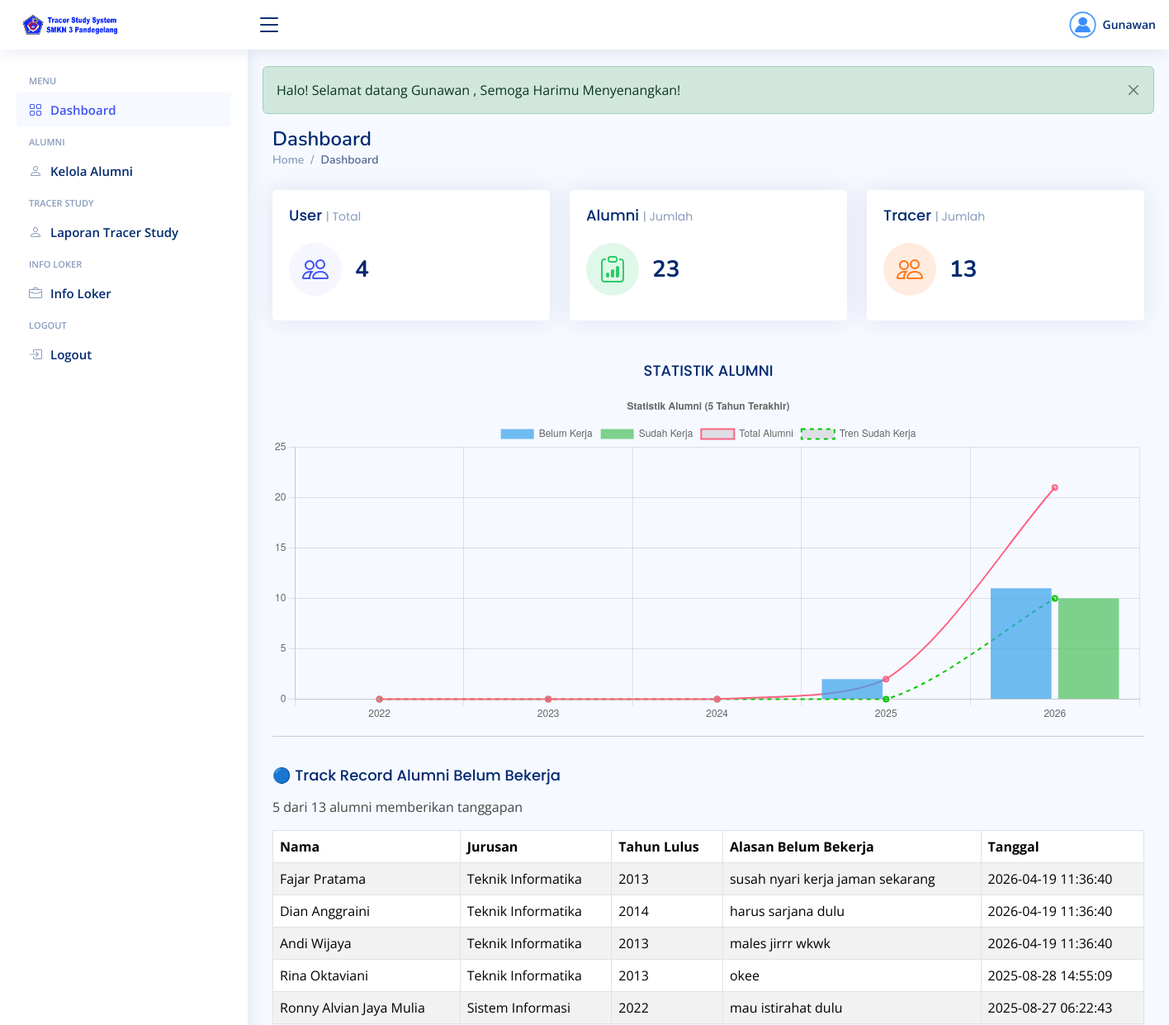
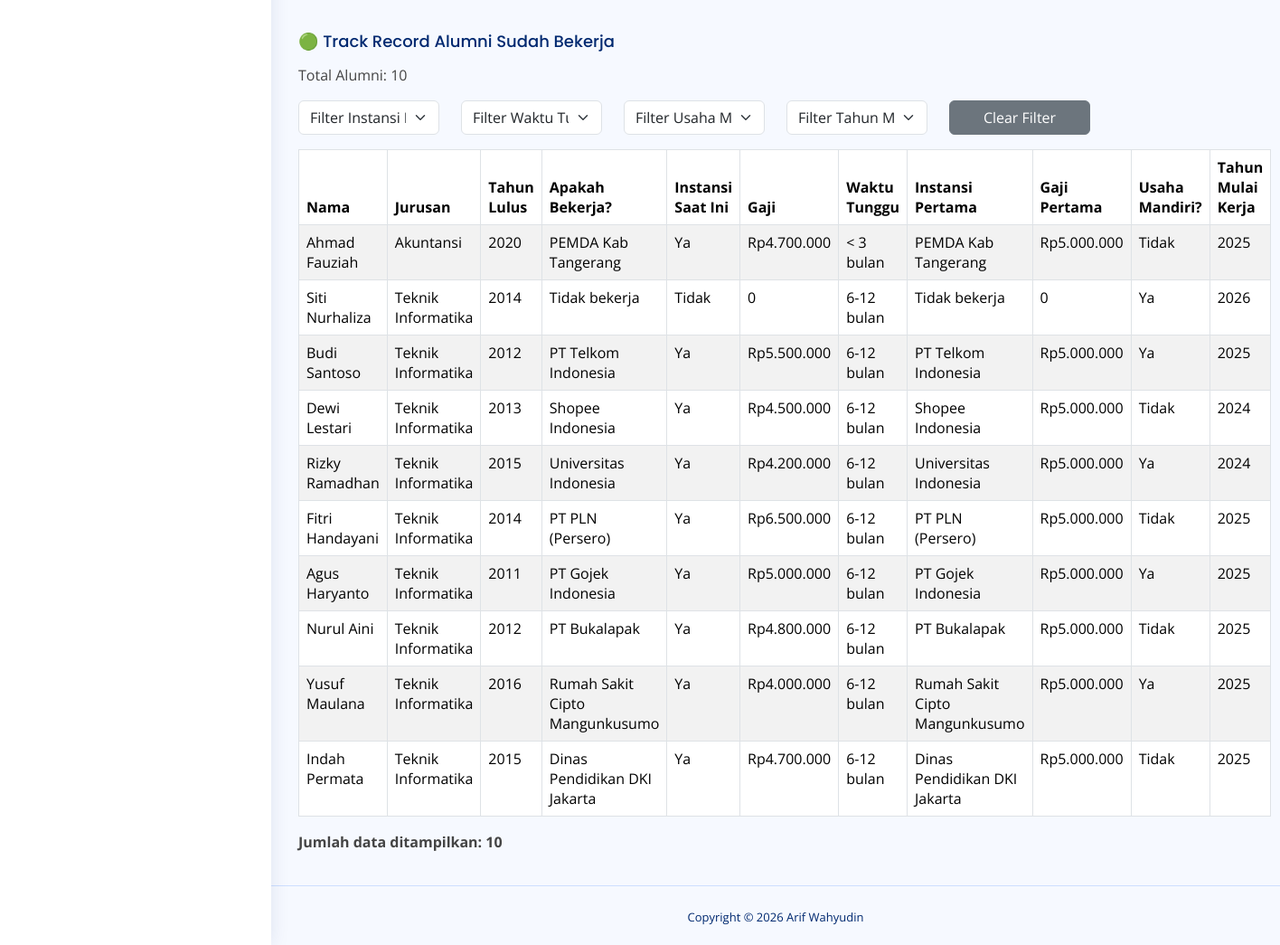
The app's page /admin/dashboard/?menu=dashboard (signed in) with its own data (2 pictures, top to bottom).
### tables this page shows
CREATE TABLE `user` (
  `id_user` int NOT NULL AUTO_INCREMENT,
  `username` varchar(50) NOT NULL,
  `nama` varchar(100) DEFAULT NULL,
  `jabatan` varchar(100) DEFAULT NULL,
  `level` varchar(100) DEFAULT NULL,
  `email` varchar(100) NOT NULL,
  `password` varchar(255) NOT NULL,
  `foto_profil` varchar(100) DEFAULT NULL,
  `created_at` timestamp NOT NULL DEFAULT CURRENT_TIMESTAMP,
  `updated_at` timestamp NOT NULL DEFAULT CURRENT_TIMESTAMP ON UPDATE CURRENT_TIMESTAMP,
  PRIMARY KEY (`id_user`),
  UNIQUE KEY `username` (`username`),
  UNIQUE KEY `email` (`email`)
);

CREATE TABLE `alumni` (
  `id_alumni` int NOT NULL AUTO_INCREMENT,
  `nisn` varchar(50) NOT NULL,
  `nama_lengkap` varchar(100) DEFAULT NULL,
  `tempat_lahir` varchar(100) DEFAULT NULL,
  `tgl_lahir` date DEFAULT NULL,
  `tahun_lulus` int DEFAULT NULL,
  `jurusan` varchar(50) NOT NULL,
  `alamat` varchar(100) DEFAULT NULL,
  `no_hp` varchar(100) DEFAULT NULL,
  `email` varchar(100) NOT NULL,
  `password` varchar(255) NOT NULL,
  `foto_alumni` varchar(100) NOT NULL,
  `created_at` timestamp NOT NULL DEFAULT CURRENT_TIMESTAMP,
  `updated_at` timestamp NOT NULL DEFAULT CURRENT_TIMESTAMP ON UPDATE CURRENT_TIMESTAMP,
  `work` tinyint(1) DEFAULT '0',
  `reason` text,
  PRIMARY KEY (`id_alumni`),
  UNIQUE KEY `NISN` (`nisn`),
  UNIQUE KEY `email` (`email`)
);

CREATE TABLE `tracer` (
  `id_tracer` int NOT NULL AUTO_INCREMENT,
  `id_alumni` int DEFAULT NULL,
  `nama_instansi` varchar(100) DEFAULT NULL,
  `alamat_instansi` varchar(250) DEFAULT NULL,
  `sedang_bekerja` enum('Ya','Tidak') DEFAULT NULL,
  `nilai_gaji` varchar(100) DEFAULT NULL,
  `waktu_tunggu_kerja` varchar(100) DEFAULT NULL,
  `instansi_pertama` text,
  `gaji_pertama_manual` text,
  `usaha_mandiri` enum('Ya','Tidak') DEFAULT NULL,
  `created_at` timestamp NOT NULL DEFAULT CURRENT_TIMESTAMP,
  `updated_at` timestamp NOT NULL DEFAULT CURRENT_TIMESTAMP ON UPDATE CURRENT_TIMESTAMP,
  PRIMARY KEY (`id_tracer`),
  KEY `fk_tracer_alumni` (`id_alumni`),
  CONSTRAINT `fk_tracer_alumni` FOREIGN KEY (`id_alumni`) REFERENCES `alumni` (`id_alumni`)
);

### db/db_koneksi.php (called while the page is built, shortened)
<?php
class db_koneksi
{
    private $koneksi;
    function __construct()
    {
        $server = 'localhost';
        $username = 'root';
        $password = 'Yusnar12345*';
        $database = 'tracer_study';
        $this->koneksi = new mysqli($server, $username, $password, $database);
    }
    function select_user($id)
    {
        $stmt = $this->koneksi->prepare("SELECT * FROM user WHERE id_user = ?");
        $stmt->bind_param("i", $id);
        $stmt->execute();
        $result = $stmt->get_result();
        return $result->fetch_assoc();
    }
    function total_user()
    {
        $stmt = $this->koneksi->prepare("SELECT COUNT(*) AS total FROM user");
        $stmt->execute();
        $result = $stmt->get_result();
        $row = $result->fetch_assoc();
        return $row['total'];
    }
    function total_alumni()
    {
        $stmt = $this->koneksi->prepare("SELECT COUNT(*) AS total FROM alumni");
        $stmt->execute();
        $result = $stmt->get_result();
        $row = $result->fetch_assoc();
        return $row['total'];
    }
    function get_data_alumni()
    {
        $stmt = $this->koneksi->prepare("SELECT * FROM alumni");
        $stmt->execute();
        $result = $stmt->get_result();
        return $result;
    }
    function total_tracer()
    {
        $stmt = $this->koneksi->prepare("SELECT COUNT(*) AS total FROM tracer");
        $stmt->execute();
        $result = $stmt->get_result();
        $row = $result->fetch_assoc();
        return $row['total'];
    }
    function get_data_alumni_no_work()
    {
        $stmt = $this->koneksi->prepare("SELECT * FROM alumni WHERE work = FALSE");
        $stmt->execute();
        $result = $stmt->get_result();
        return $result;
    }
    function get_data_tracer_with_alumni()
    {
        $stmt = $this->koneksi->prepare("
            SELECT
                t.*,
                a.nama_lengkap AS nama_alumni,
                a.jurusan,
                a.tahun_lulus
            FROM tracer t
            JOIN alumni a ON a.id_alumni = t.id_alumni
            JOIN (
                SELECT id_alumni, MAX(created_at) AS last_created
                FROM tracer
                GROUP BY id_alumni
            ) latest ON latest.id_alumni = t.id_alumni AND latest.last_created = t.created_at
            ORDER BY t.id_alumni ASC
       ");
        $stmt->execute();
        $result = $stmt->get_result();
        return $result;
    }
}

### admin/dashboard/dashboard.php (the view, shortened to what this page needs)
<?php
if (isset($_SESSION['sukses'])) {
  ?>
  <div class="alert alert-success alert-dismissible fade show" role="alert">
    <?= $_SESSION['sukses'] ?>
    <button type="button" class="btn-close" data-bs-dismiss="alert" aria-label="Close"></button>
  </div>
  <?php
}
?>
<div class="pagetitle">
  <h1>Dashboard</h1>
  <nav>
    <ol class="breadcrumb">
      <li class="breadcrumb-item"><a href="index.html">Home</a></li>
      <li class="breadcrumb-item active">Dashboard</li>
    </ol>
  </nav>
</div>
<div class="col-lg-12">
  <div class="row">
    <div class="col-xxl-4 col-md-6">
      <div class="card info-card sales-card">
        <div class="card-body">
          <h5 class="card-title">User <span>| Total</span></h5>
          <div class="d-flex align-items-center">
            <div class="card-icon rounded-circle d-flex align-items-center justify-content-center">
              <i class="bi bi-people"></i>
            </div>
            <div class="ps-3">
              <h6><?= $con->total_user() ?></h6>
            </div>
          </div>
        </div>
      </div>
    </div>
    <div class="col-xxl-4 col-md-6">
      <div class="card info-card revenue-card">
        <div class="card-body">
          <h5 class="card-title">Alumni <span>| Jumlah</span></h5>
          <div class="d-flex align-items-center">
            <div class="card-icon rounded-circle d-flex align-items-center justify-content-center">
              <i class="bi bi-clipboard-data"></i>
            </div>
            <div class="ps-3">
              <h6><?= $con->total_alumni() ?></h6>
            </div>
          </div>
        </div>
      </div>
    </div>
    <div class="col-xxl-4 col-md-6">
      <div class="card info-card customers-card">
        <div class="card-body">
          <h5 class="card-title">Tracer <span>| Jumlah</span></h5>
          <div class="d-flex align-items-center">
            <div class="card-icon rounded-circle d-flex align-items-center justify-content-center">
              <i class="bi bi-people"></i>
            </div>
            <div class="ps-3">
              <h6><?= $con->total_tracer() ?></h6>
            </div>
          </div>
        </div>
      </div>
    </div>
  </div>
<h5 class="card-title text-center mb-0">STATISTIK ALUMNI</h5>
<canvas id="alumniChart" style="max-height:400px;"></canvas>
<hr>
<?php
$dataAlumniBelumKerja = $con->get_data_alumni_no_work();
$totalAlumniBelumKerja = 0;
$with_reasonAlumniBelumKerja = 0;
$alumniDenganReason = [];
while ($row = $dataAlumniBelumKerja->fetch_assoc()) {
    $totalAlumniBelumKerja++;
    if (!empty($row['reason'])) {
        $with_reasonAlumniBelumKerja++;
        $alumniDenganReason[] = [
            'nama' => $row['nama_lengkap'],
            'jurusan' => $row['jurusan'],
            'tahun_lulus' => $row['tahun_lulus'],
            'reason' => htmlspecialchars($row['reason']),
            'updated_at' => $row['updated_at']
        ];
    }
}
?>
<h5 class="card-title mb-0">🔵 Track Record Alumni Belum Bekerja</h5>
<p><?php echo $with_reasonAlumniBelumKerja; ?> dari <?php echo $totalAlumniBelumKerja; ?> alumni memberikan tanggapan</p>
<?php if (!empty($alumniDenganReason)) { ?>
<table class="table table-bordered table-striped">
    <thead>
        <tr>
            <th>Nama</th>
            <th>Jurusan</th>
            <th>Tahun Lulus</th>
            <th>Alasan Belum Bekerja</th>
            <th>Tanggal</th>
        </tr>
    </thead>
    <tbody>
        <?php foreach ($alumniDenganReason as $alumni) { ?>
        <tr>
            <td><?php echo $alumni['nama']; ?></td>
            <td><?php echo $alumni['jurusan']; ?></td>
            <td><?php echo $alumni['tahun_lulus']; ?></td>
            <td><?php echo $alumni['reason']; ?></td>
            <td><?php echo $alumni['updated_at']; ?></td>
        </tr>
        <?php } ?>
    </tbody>
</table>
<?php } else { ?>
<p><i>Tidak ada tanggapan yang diberikan</i></p>
<?php } ?>
<?php
$dataAlumniBekerja = $con->get_data_tracer_with_alumni();
$totalAlumniBekerja = 0;
$alumniBekerja = [];
$alumniCurrent = 0;
while ($row = $dataAlumniBekerja->fetch_assoc()) {
    if ($row['id_alumni'] != $alumniCurrent){
      $totalAlumniBekerja++;
      $alumniCurrent = $row['id_alumni'];
    }
    $alumniBekerja[] = [
        'nama' => $row['nama_alumni'],
        'jurusan' => $row['jurusan'],
        'tahun_lulus' => $row['tahun_lulus'],
        'instansi' => $row['nama_instansi'],
        'sedang_bekerja' => $row['sedang_bekerja'],
        'nilai_gaji' => $row['nilai_gaji'],
        'waktu_tunggu' => $row['waktu_tunggu_kerja'],
        'instansi_pertama' => $row['instansi_pertama'],
        'usaha_mandiri' => $row['usaha_mandiri'],
        'gaji_pertama_manual' => $row['gaji_pertama_manual'],
        'mulai_kerja' => date('Y', strtotime($row['created_at']))
    ];
}
?>
<h5 class="card-title mb-0">🟢 Track Record Alumni Sudah Bekerja</h5>
<p>Total Alumni: <?= $totalAlumniBekerja ?></p>
<div class="row mb-3">
    <div class="col-md-2">
        <select id="filterInstansiPertama" class="form-select">
            <option value="">Filter Instansi Pertama</option>
        </select>
    </div>
    <div class="col-md-2">
        <select id="filterWaktu" class="form-select">
            <option value="">Filter Waktu Tunggu Kerja</option>
        </select>
    </div>
    <div class="col-md-2">
        <select id="filterUsaha" class="form-select">
            <option value="">Filter Usaha Mandiri</option>
        </select>
    </div>
    <div class="col-md-2">
        <select id="filterMulai" class="form-select">
            <option value="">Filter Tahun Mulai Kerja</option>
        </select>
    </div>
    <div class="col-md-2 d-flex">
        <button id="clearFilter" class="btn btn-secondary w-100">Clear Filter</button>
    </div>
</div>
<?php if (!empty($alumniBekerja)) { ?>
<table class="table table-bordered table-striped" id="alumniTable">
    <thead>
        <tr>
            <th>Nama</th>
            <th>Jurusan</th>
            <th>Tahun Lulus</th>
            <th>Apakah Bekerja?</th>
            <th>Instansi Saat Ini</th>
            <th>Gaji</th>
            <th>Waktu Tunggu</th>
            <th>Instansi Pertama</th>
            <th>Gaji Pertama</th>
            <th>Usaha Mandiri?</th>
            <th>Tahun Mulai Kerja</th>
        </tr>
    </thead>
    <tbody>
        <?php foreach ($alumniBekerja as $alumni) { ?>
        <tr>
            <td><?= htmlspecialchars($alumni['nama']); ?></td>
            <td><?= htmlspecialchars($alumni['jurusan']); ?></td>
            <td><?= htmlspecialchars($alumni['tahun_lulus']); ?></td>
            <td><?= htmlspecialchars($alumni['instansi']); ?></td>
            <td><?= htmlspecialchars($alumni['sedang_bekerja']); ?></td>
            <td><?= htmlspecialchars($alumni['nilai_gaji']); ?></td>
            <td><?= htmlspecialchars($alumni['waktu_tunggu']); ?></td>
            <td><?= htmlspecialchars($alumni['instansi_pertama']); ?></td>
            <td><?= htmlspecialchars($alumni['gaji_pertama_manual']); ?></td>
            <td><?= htmlspecialchars($alumni['usaha_mandiri']); ?></td>
            <td><?= htmlspecialchars($alumni['mulai_kerja']); ?></td>
        </tr>
        <?php } ?>
    </tbody>
</table>
<p id="countDisplay"><b>Jumlah data ditampilkan: <?= count($alumniBekerja); ?></b></p>
<?php } else { ?>
<p><i>Belum ada data alumni yang bekerja</i></p>
<?php } ?>

### admin/dashboard/layouts/header.php (shortened to what this page needs)
<?php
$id = $_SESSION['id_user'];
$data = $con->select_user($id);
?>
<header id="header" class="header fixed-top d-flex align-items-center">
  <div class="d-flex align-items-center justify-content-between">
    <a href="index.php" class="logo d-flex align-items-center">
      <span><img src="../../assets/img/logo_header.png" alt="" width="100%"> </span>
    </a>
    <i class="bi bi-list toggle-sidebar-btn"></i>
  </div>
  <nav class="header-nav ms-auto">
    <ul class="d-flex align-items-center">
      <li class="nav-item dropdown pe-3">
        <a class="nav-link nav-profile d-flex align-items-center pe-0" href="#" data-bs-toggle="dropdown">
          <?php
          if ($_SESSION['foto_profil'] == null) {
            echo '
                        <img src="../../assets/img/users/default.png" alt="Foto-Profile" class="rounded-circle">
                        <span class="ms-1 d-none d-md-inline-block">
                            ' . ucfirst($_SESSION['username']) . '<i class="mdi mdi-chevron-down"></i>
                        </span>';
          } else {
            echo '
                      <img src="../../assets/img/users/' . $data['foto_profil'] . '" alt="Foto-Profile" class="rounded-circle">
                      <span class="ms-1 d-none d-md-inline-block">
                          ' . ucfirst($_SESSION['username']) . '<i class="mdi mdi-chevron-down"></i>
                      </span>';
          }
          ?>
        </a>
      </li>
    </ul>
  </nav>
</header>

### records on screen
user: foto_profil (placeholder picture)
alumni: nama_lengkap "Fajar Pratama", jurusan "Teknik Informatika", tahun_lulus "2013", reason "susah nyari kerja jaman sekarang", updated_at "2026-04-19 11:36:40"
alumni: nama_lengkap "Dian Anggraini", jurusan "Teknik Informatika", tahun_lulus "2014", reason "harus sarjana dulu", updated_at "2026-04-19 11:36:40"
alumni: nama_lengkap "Andi Wijaya", jurusan "Teknik Informatika", tahun_lulus "2013", reason "males jirrr wkwk", updated_at "2026-04-19 11:36:40"
alumni: nama_lengkap "Rina Oktaviani", jurusan "Teknik Informatika", tahun_lulus "2013", reason "okee", updated_at "2025-08-28 14:55:09"
alumni: nama_lengkap "Ronny Alvian Jaya Mulia", jurusan "Sistem Informasi", tahun_lulus "2022", reason "mau istirahat dulu", updated_at "2025-08-27 06:22:43"
tracer: id_alumni.nama_lengkap "Ahmad Fauziah", id_alumni.jurusan "Akuntansi", id_alumni.tahun_lulus "2020", instansi "PEMDA Kab Tangerang", sedang_bekerja "Ya", nilai_gaji "Rp4.700.000", waktu_tunggu_kerja "< 3 bulan", instansi_pertama "PEMDA Kab Tangerang", gaji_pertama_manual "Rp5.000.000", usaha_mandiri "Tidak", mulai_kerja "2025"
tracer: id_alumni.nama_lengkap "Siti Nurhaliza", id_alumni.jurusan "Teknik Informatika", id_alumni.tahun_lulus "2014", instansi "Tidak bekerja", sedang_bekerja "Tidak", nilai_gaji "0", waktu_tunggu_kerja "6-12 bulan", instansi_pertama "Tidak bekerja", gaji_pertama_manual "0", usaha_mandiri "Ya", mulai_kerja "2026"
tracer: id_alumni.nama_lengkap "Budi Santoso", id_alumni.jurusan "Teknik Informatika", id_alumni.tahun_lulus "2012", instansi "PT Telkom Indonesia", sedang_bekerja "Ya", nilai_gaji "Rp5.500.000", waktu_tunggu_kerja "6-12 bulan", instansi_pertama "PT Telkom Indonesia", gaji_pertama_manual "Rp5.000.000", usaha_mandiri "Ya", mulai_kerja "2025"
tracer: id_alumni.nama_lengkap "Dewi Lestari", id_alumni.jurusan "Teknik Informatika", id_alumni.tahun_lulus "2013", instansi "Shopee Indonesia", sedang_bekerja "Ya", nilai_gaji "Rp4.500.000", waktu_tunggu_kerja "6-12 bulan", instansi_pertama "Shopee Indonesia", gaji_pertama_manual "Rp5.000.000", usaha_mandiri "Tidak", mulai_kerja "2024"
tracer: id_alumni.nama_lengkap "Rizky Ramadhan", id_alumni.jurusan "Teknik Informatika", id_alumni.tahun_lulus "2015", instansi "Universitas Indonesia", sedang_bekerja "Ya", nilai_gaji "Rp4.200.000", waktu_tunggu_kerja "6-12 bulan", instansi_pertama "Universitas Indonesia", gaji_pertama_manual "Rp5.000.000", usaha_mandiri "Ya", mulai_kerja "2024"
tracer: id_alumni.nama_lengkap "Fitri Handayani", id_alumni.jurusan "Teknik Informatika", id_alumni.tahun_lulus "2014", instansi "PT PLN (Persero)", sedang_bekerja "Ya", nilai_gaji "Rp6.500.000", waktu_tunggu_kerja "6-12 bulan", instansi_pertama "PT PLN (Persero)", gaji_pertama_manual "Rp5.000.000", usaha_mandiri "Tidak", mulai_kerja "2025"
tracer: id_alumni.nama_lengkap "Agus Haryanto", id_alumni.jurusan "Teknik Informatika", id_alumni.tahun_lulus "2011", instansi "PT Gojek Indonesia", sedang_bekerja "Ya", nilai_gaji "Rp5.000.000", waktu_tunggu_kerja "6-12 bulan", instansi_pertama "PT Gojek Indonesia", gaji_pertama_manual "Rp5.000.000", usaha_mandiri "Ya", mulai_kerja "2025"
tracer: id_alumni.nama_lengkap "Nurul Aini", id_alumni.jurusan "Teknik Informatika", id_alumni.tahun_lulus "2012", instansi "PT Bukalapak", sedang_bekerja "Ya", nilai_gaji "Rp4.800.000", waktu_tunggu_kerja "6-12 bulan", instansi_pertama "PT Bukalapak", gaji_pertama_manual "Rp5.000.000", usaha_mandiri "Tidak", mulai_kerja "2025"
tracer: id_alumni.nama_lengkap "Yusuf Maulana", id_alumni.jurusan "Teknik Informatika", id_alumni.tahun_lulus "2016", instansi "Rumah Sakit Cipto Mangunkusumo", sedang_bekerja "Ya", nilai_gaji "Rp4.000.000", waktu_tunggu_kerja "6-12 bulan", instansi_pertama "Rumah Sakit Cipto Mangunkusumo", gaji_pertama_manual "Rp5.000.000", usaha_mandiri "Ya", mulai_kerja "2025"
tracer: id_alumni.nama_lengkap "Indah Permata", id_alumni.jurusan "Teknik Informatika", id_alumni.tahun_lulus "2015", instansi "Dinas Pendidikan DKI Jakarta", sedang_bekerja "Ya", nilai_gaji "Rp4.700.000", waktu_tunggu_kerja "6-12 bulan", instansi_pertama "Dinas Pendidikan DKI Jakarta", gaji_pertama_manual "Rp5.000.000", usaha_mandiri "Tidak", mulai_kerja "2025"

### other values on screen
$_SESSION['username'] "Gunawan"
$_SESSION['sukses'] "Halo! Selamat datang Gunawan , Semoga Harimu Menyenangkan!"
$con->total_user() "4"
$con->total_alumni() "23"
$con->total_tracer() "13"
$with_reasonAlumniBelumKerja "5"
$totalAlumniBelumKerja "13"
$totalAlumniBekerja "10"
count($alumniBekerja) "10"
chart data {{ json_encode($stats) }} {"2022":{"work_0":0,"work_1":0},"2023":{"work_0":0,"work_1":0},"2024":{"work_0":0,"work_1":0},"2025":{"work_0":2,"work_1":0},"2026":{"work_0":11,"work_1":10}}
